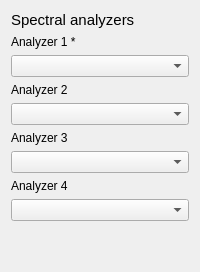
      <widget class="QWidget" name="tab_7">
       <attribute name="title">
        <string>4 Analyzers</string>
       </attribute>
       <layout class="QVBoxLayout" name="verticalLayout_8">
        <item>
         <widget class="QLabel" name="label_68">
          <property name="font">
           <font>
            <pointsize>11</pointsize>
           </font>
          </property>
          <property name="text">
           <string>Spectral analyzers</string>
          </property>
         </widget>
        </item>
        <item>
         <widget class="QLabel" name="label_34">
          <property name="toolTip">
           <string>&lt;html&gt;&lt;head/&gt;&lt;body&gt;&lt;p&gt;Type of spectral analyzer of the instrument&lt;/p&gt;&lt;/body&gt;&lt;/html&gt;</string>
          </property>
          <property name="text">
           <string>Analyzer 1 *</string>
          </property>
         </widget>
        </item>
        <item>
         <layout class="QGridLayout" name="gridLayout_17">
          <item row="0" column="0">
           <widget class="QComboBox" name="spectral_analyzer_1">
            <property name="toolTip">
             <string>&lt;html&gt;&lt;head/&gt;&lt;body&gt;&lt;p&gt;Type of spectral analyzer of the instrument&lt;/p&gt;&lt;/body&gt;&lt;/html&gt;</string>
            </property>
           </widget>
          </item>
         </layout>
        </item>
        <item>
         <widget class="QLabel" name="label_58">
          <property name="toolTip">
           <string>&lt;html&gt;&lt;head/&gt;&lt;body&gt;&lt;p&gt;Type of spectral analyzer of the instrument&lt;/p&gt;&lt;/body&gt;&lt;/html&gt;</string>
          </property>
          <property name="text">
           <string>Analyzer 2</string>
          </property>
         </widget>
        </item>
        <item>
         <layout class="QGridLayout" name="gridLayout_18">
          <item row="0" column="0">
           <widget class="QComboBox" name="spectral_analyzer_2">
            <property name="toolTip">
             <string>&lt;html&gt;&lt;head/&gt;&lt;body&gt;&lt;p&gt;Type of spectral analyzer of the instrument&lt;/p&gt;&lt;/body&gt;&lt;/html&gt;</string>
            </property>
           </widget>
          </item>
         </layout>
        </item>
        <item>
         <widget class="QLabel" name="label_59">
          <property name="toolTip">
           <string>&lt;html&gt;&lt;head/&gt;&lt;body&gt;&lt;p&gt;Type of spectral analyzer of the instrument&lt;/p&gt;&lt;/body&gt;&lt;/html&gt;</string>
          </property>
          <property name="text">
           <string>Analyzer 3</string>
          </property>
         </widget>
        </item>
        <item>
         <layout class="QGridLayout" name="gridLayout_19">
          <item row="0" column="0">
           <widget class="QComboBox" name="spectral_analyzer_3">
            <property name="toolTip">
             <string>&lt;html&gt;&lt;head/&gt;&lt;body&gt;&lt;p&gt;Type of spectral analyzer of the instrument&lt;/p&gt;&lt;/body&gt;&lt;/html&gt;</string>
            </property>
           </widget>
          </item>
         </layout>
        </item>
        <item>
         <widget class="QLabel" name="label_74">
          <property name="toolTip">
           <string>&lt;html&gt;&lt;head/&gt;&lt;body&gt;&lt;p&gt;Type of spectral analyzer of the instrument&lt;/p&gt;&lt;/body&gt;&lt;/html&gt;</string>
          </property>
          <property name="text">
           <string>Analyzer 4</string>
          </property>
         </widget>
        </item>
        <item>
         <layout class="QGridLayout" name="gridLayout_20">
          <item row="0" column="0">
           <widget class="QComboBox" name="spectral_analyzer_4">
            <property name="toolTip">
             <string>&lt;html&gt;&lt;head/&gt;&lt;body&gt;&lt;p&gt;Type of spectral analyzer of the instrument&lt;/p&gt;&lt;/body&gt;&lt;/html&gt;</string>
            </property>
           </widget>
          </item>
         </layout>
        </item>
        <item>
         <spacer name="verticalSpacer_7">
          <property name="orientation">
           <enum>Qt::Vertical</enum>
          </property>
          <property name="sizeHint" stdset="0">
           <size>
            <width>20</width>
            <height>40</height>
           </size>
          </property>
         </spacer>
        </item>
       </layout>
      </widget>
